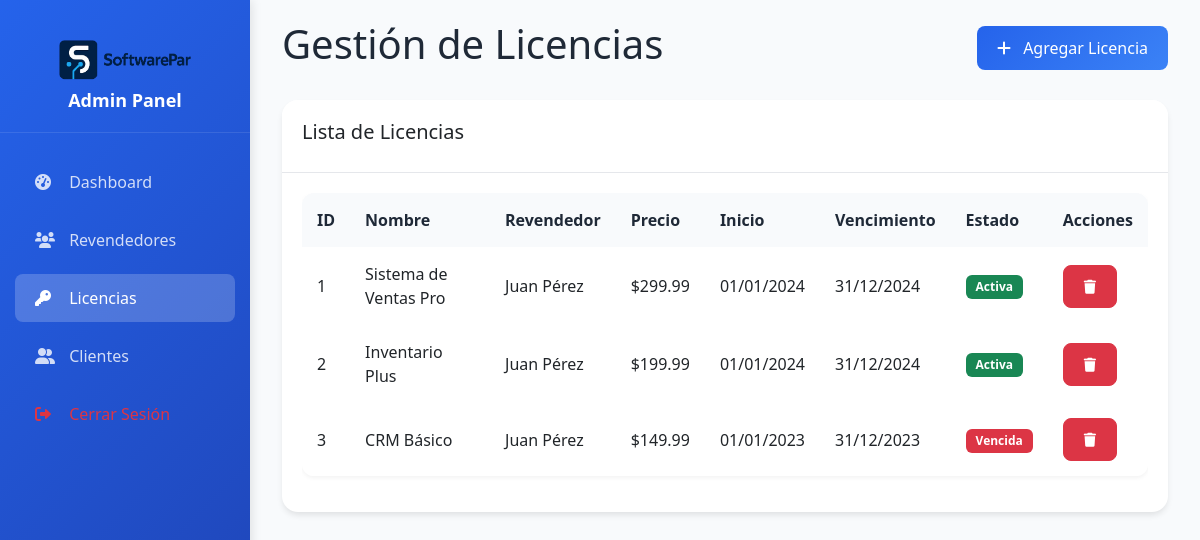
The page /admin/licencias.php (signed in) on the database its author committed.
### tables this page shows
CREATE TABLE licencias (
    id INT AUTO_INCREMENT PRIMARY KEY,
    nombre VARCHAR(100) NOT NULL,
    descripcion TEXT,
    usuario_id INT NOT NULL,
    fecha_inicio DATE NOT NULL,
    fecha_vencimiento DATE NOT NULL,
    estado ENUM('activa', 'vencida', 'suspendida') NOT NULL DEFAULT 'activa',
    precio DECIMAL(10, 2),
    fecha_creacion TIMESTAMP DEFAULT CURRENT_TIMESTAMP,
    fecha_actualizacion TIMESTAMP DEFAULT CURRENT_TIMESTAMP ON UPDATE CURRENT_TIMESTAMP,
    FOREIGN KEY (usuario_id) REFERENCES usuarios(id) ON DELETE CASCADE
);

CREATE TABLE usuarios (
    id INT AUTO_INCREMENT PRIMARY KEY,
    nombre VARCHAR(100) NOT NULL,
    email VARCHAR(100) UNIQUE NOT NULL,
    password VARCHAR(255) NOT NULL,
    rol ENUM('admin', 'revendedor') NOT NULL DEFAULT 'revendedor',
    fecha_registro TIMESTAMP DEFAULT CURRENT_TIMESTAMP,
    fecha_actualizacion TIMESTAMP DEFAULT CURRENT_TIMESTAMP ON UPDATE CURRENT_TIMESTAMP
);

### admin/licencias.php (the view, shortened to what this page needs)
<?php
require_once '../config/database.php';
$stmt = $pdo->prepare("SELECT l.*, u.nombre as revendedor_nombre
                       FROM licencias l
                       JOIN usuarios u ON l.usuario_id = u.id
                       ORDER BY l.fecha_creacion DESC");
$stmt->execute();
$licencias = $stmt->fetchAll(PDO::FETCH_ASSOC);
?>
<!DOCTYPE html>
<html lang="es">
<head>
    <link href="https://cdn.jsdelivr.net/npm/bootstrap@5.3.0/dist/css/bootstrap.min.css" rel="stylesheet">
    <link href="https://cdnjs.cloudflare.com/ajax/libs/font-awesome/6.0.0/css/all.min.css" rel="stylesheet">
    <link href="../assets/css/admin.css" rel="stylesheet">
</head>
<body>
    <div class="wrapper">
        <nav id="sidebar" class="sidebar">
            <div class="sidebar-header">
                <img src="../assets/logo.png" alt="SoftwarePar" class="logo">
                <h4>Admin Panel</h4>
            </div>
            <ul class="nav nav-pills flex-column">
                <li class="nav-item">
                    <a class="nav-link" href="dashboard.php">
                        <i class="fas fa-tachometer-alt"></i> Dashboard
                    </a>
                </li>
                <li class="nav-item">
                    <a class="nav-link" href="revendedores.php">
                        <i class="fas fa-users"></i> Revendedores
                    </a>
                </li>
                <li class="nav-item">
                    <a class="nav-link active" href="licencias.php">
                        <i class="fas fa-key"></i> Licencias
                    </a>
                </li>
                <li class="nav-item">
                    <a class="nav-link" href="clientes.php">
                        <i class="fas fa-user-friends"></i> Clientes
                    </a>
                </li>
                <li class="nav-item">
                    <a class="nav-link text-danger" href="logout.php">
                        <i class="fas fa-sign-out-alt"></i> Cerrar Sesión
                    </a>
                </li>
            </ul>
        </nav>
        <div id="content" class="content">
            <div class="container-fluid">
                <div class="row">
                    <div class="col-12">
                        <div class="d-flex justify-content-between align-items-center mb-4">
                            <h1>Gestión de Licencias</h1>
                            <button class="btn btn-primary" data-bs-toggle="modal" data-bs-target="#addLicenciaModal">
                                <i class="fas fa-plus me-2"></i>
                                Agregar Licencia
                            </button>
                        </div>
                    </div>
                </div>
                <div class="card">
                    <div class="card-header">
                        <h5>Lista de Licencias</h5>
                    </div>
                    <div class="card-body">
                        <div class="table-responsive">
                            <table class="table">
                                <thead>
                                    <tr>
                                        <th>ID</th>
                                        <th>Nombre</th>
                                        <th>Revendedor</th>
                                        <th>Precio</th>
                                        <th>Inicio</th>
                                        <th>Vencimiento</th>
                                        <th>Estado</th>
                                        <th>Acciones</th>
                                    </tr>
                                </thead>
                                <tbody>
                                    <?php foreach ($licencias as $licencia): ?>
                                        <tr>
                                            <td><?php echo $licencia['id']; ?></td>
                                            <td><?php echo htmlspecialchars($licencia['nombre']); ?></td>
                                            <td><?php echo htmlspecialchars($licencia['revendedor_nombre']); ?></td>
                                            <td>$<?php echo number_format($licencia['precio'], 2); ?></td>
                                            <td><?php echo date('d/m/Y', strtotime($licencia['fecha_inicio'])); ?></td>
                                            <td><?php echo date('d/m/Y', strtotime($licencia['fecha_vencimiento'])); ?></td>
                                            <td>
                                                <?php
                                                $badgeClass = '';
                                                switch ($licencia['estado']) {
                                                    case 'activa':
                                                        $badgeClass = 'bg-success';
                                                        break;
                                                    case 'vencida':
                                                        $badgeClass = 'bg-danger';
                                                        break;
                                                }
                                                ?>
                                                <span class="badge <?php echo $badgeClass; ?>"><?php echo ucfirst($licencia['estado']); ?></span>
                                            </td>
                                            <td>
                                                <button class="btn btn-sm btn-danger" onclick="deleteLicencia(<?php echo $licencia['id']; ?>)">
                                                    <i class="fas fa-trash"></i>
                                                </button>
                                            </td>
                                        </tr>
                                    <?php endforeach; ?>
                                </tbody>
                            </table>
                        </div>
                    </div>
                </div>
            </div>
        </div>
    </div>
</body>
</html>

### assets/css/admin.css (style rules this page uses)
:root { --primary-color: #2563eb; --secondary-color: #1e40af; --accent-color: #3b82f6; --text-primary: #1f2937; --text-secondary: #6b7280; --bg-light: #f8fafc; --bg-white: #ffffff; --border-color: #e5e7eb; --sidebar-width: 250px; }
* { margin: 0; padding: 0; box-sizing: border-box; }
body { font-family: 'Segoe UI', Tahoma, Geneva, Verdana, sans-serif; background-color: var(--bg-light); color: var(--text-primary); }
.wrapper { display: flex; min-height: 100vh; }
.sidebar { width: var(--sidebar-width); background: linear-gradient(135deg, var(--primary-color) 0%, var(--secondary-color) 100%); color: white; padding: 20px 0; box-shadow: 2px 0 10px rgba(0, 0, 0, 0.1); position: fixed; height: 100vh; z-index: 1000; }
.sidebar-header { text-align: center; padding: 20px; border-bottom: 1px solid rgba(255, 255, 255, 0.1); margin-bottom: 20px; }
.sidebar-header .logo { height: 40px; width: auto; margin-bottom: 10px; }
.sidebar-header h4 { font-size: 18px; font-weight: 600; margin: 0; }
.sidebar .nav-pills .nav-link { color: rgba(255, 255, 255, 0.8); border-radius: 8px; margin: 5px 15px; padding: 12px 20px; transition: all 0.3s ease; border: none; }
.sidebar .nav-pills .nav-link.active { background: rgba(255, 255, 255, 0.2); color: white; }
.sidebar .nav-pills .nav-link i { width: 20px; margin-right: 10px; }
.content { flex: 1; margin-left: var(--sidebar-width); padding: 20px; background-color: var(--bg-light); min-height: 100vh; }
.card { border: none; border-radius: 16px; box-shadow: 0 4px 6px -1px rgba(0, 0, 0, 0.1); margin-bottom: 20px; }
.card-header { background: var(--bg-white); border-bottom: 1px solid var(--border-color); border-radius: 16px 16px 0 0 !important; padding: 20px; font-weight: 600; }
.card-body { padding: 20px; }
.btn { border-radius: 8px; padding: 10px 20px; font-weight: 500; transition: all 0.3s ease; }
.btn-primary { background: linear-gradient(135deg, var(--primary-color), var(--accent-color)); border: none; }
.table { background: white; border-radius: 12px; overflow: hidden; box-shadow: 0 2px 4px rgba(0, 0, 0, 0.05); }
.table th { background: var(--bg-light); border: none; padding: 15px; font-weight: 600; color: var(--text-primary); }
.table td { border: none; padding: 15px; vertical-align: middle; }
.badge { border-radius: 6px; font-size: 12px; padding: 6px 10px; }

### rows shown on the page
licencias: id "1", nombre "Sistema de Ventas Pro", usuario.nombre "Juan Pérez", precio "299.99", fecha_inicio "01/01/2024", fecha_vencimiento "31/12/2024", estado "Activa"
licencias: id "2", nombre "Inventario Plus", usuario.nombre "Juan Pérez", precio "199.99", fecha_inicio "01/01/2024", fecha_vencimiento "31/12/2024", estado "Activa"
licencias: id "3", nombre "CRM Básico", usuario.nombre "Juan Pérez", precio "149.99", fecha_inicio "01/01/2023", fecha_vencimiento "31/12/2023", estado "Vencida"
